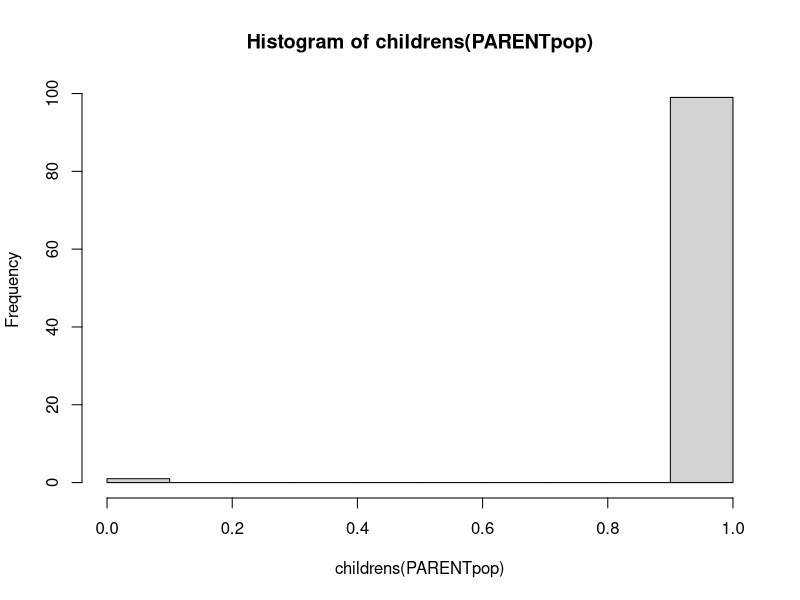
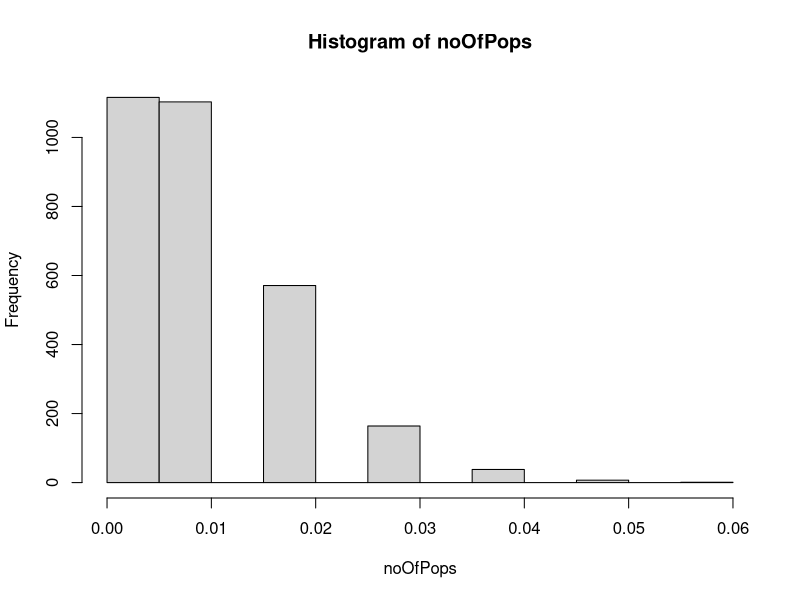
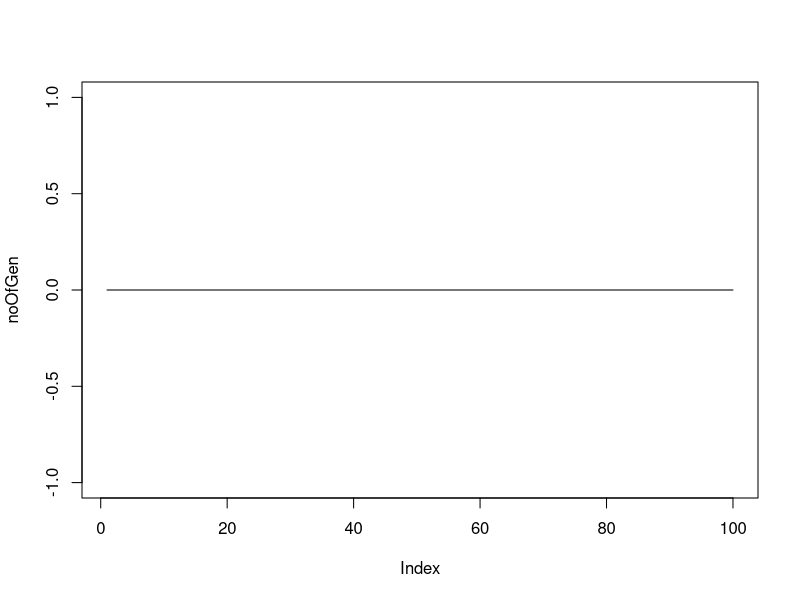

Write the R code that produced these figures, in order.
#-------------------------- variables
# Population size
n = 100
# no of specimens carrying the focal allele
f = 1
# build the pop
PARENTpop = c(rep(0, times = f), rep(1, times = (n - f)))
PARENTpop

# -----------------------------------
# 1 Bernoulli trial
bt <- function(pop) {
    return(sample(pop, 1, replace = TRUE))
}
# PARENTpop are actually gametes not specimens!
bt(PARENTpop)

# -----------------------------------
# Children population made of BTs
childrens <- function(currPOP) {
    newPOP <- rep(NA, times = length(currPOP))
    for (i in 1:length(newPOP)) newPOP[i] <- bt(currPOP)
    return(newPOP)
}
childrens(PARENTpop)
hist(childrens(PARENTpop))

# -----------------------------------
# get the Frequency
getFrequency <- function(pop) {
    nul <- length(which(pop == "0"))
    freq = nul/length(pop)
    return(freq)
}
getFrequency(childrens(PARENTpop))

# -----------------------------------
# Start pop does not change!
# Stochastic drawing -> lets look at the distribution
Repeat <- 3000
noOfPops <- rep(NA, times = Repeat)
for (i in 1:Repeat) {
    noOfPops[i] <- getFrequency(childrens(PARENTpop))
}
hist(noOfPops)

# -----------------------------------
# Let's evolve
generations <- 100
noOfGen <- rep(NA, times = generations)
currPARENTS <- PARENTpop
for (i in 1:length(noOfGen)) {
    currCHILDREN <- childrens(currPARENTS)
    noOfGen[i] <- getFrequency(currCHILDREN)
    currPARENTS <- currCHILDREN
}
noOfGen
plot(noOfGen, type = "l")
